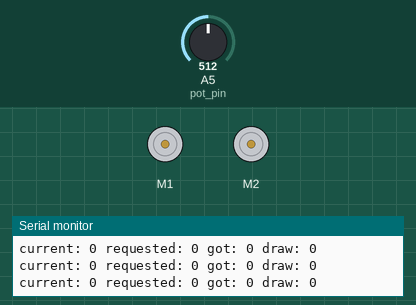
Simulated run of this sketch. Board: Arduino Uno, built with avr-gcc and run on an emulated ATmega328P. Shown: 2 × DC motor (green arrow = forward, orange = backward, longer = faster), the last lines printed to the serial monitor. The inputs (shaded band) are chosen by the test bench; at power-on: A5 (pot_pin) = 512.

Above: at 1.2 s.
1.3 s: A5 (pot_pin) set to 390
At 3.2 s:
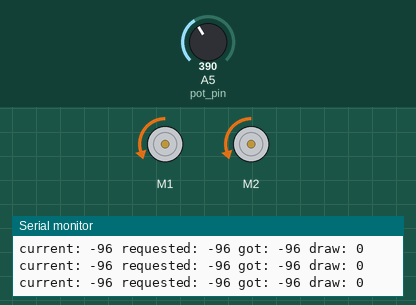
4.3 s: A5 (pot_pin) set to 306
At 5.7 s:
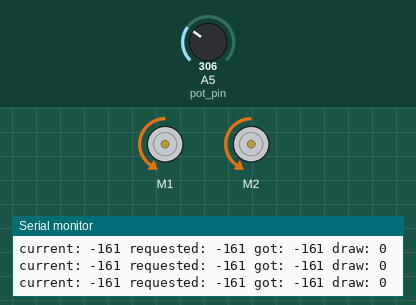
7.3 s: A5 (pot_pin) set to 122
At 9.8 s:
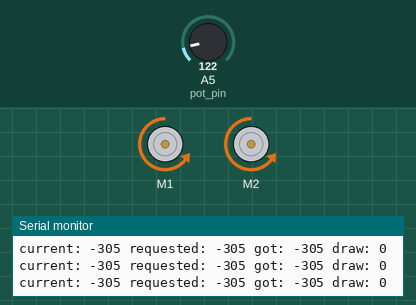
10.3 s: A5 (pot_pin) set to 0
At 12.1 s:
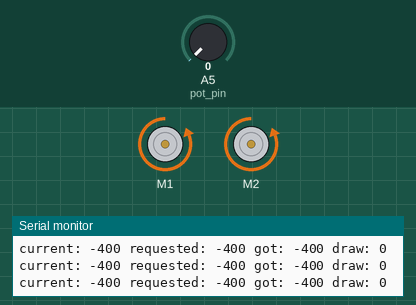
Timing chart, 0 to 13.6 s (numbered marks = the images above; inputs shaded):
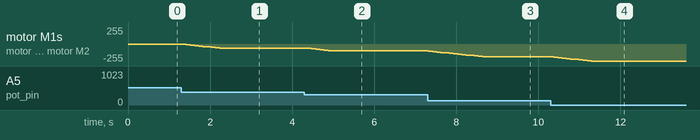

The sketch:

Cosmic_Praise_Searchlight.ino
```cpp
#include "DualVNH5019MotorShield.h"
#include <math.h>

/*
  Cosmic Praise
  Search Light Motor Controller
  Burning Man 2014
  seph@directionless.org

  This is a trivial sketch for driving a polulu shield. We're using as
  a speed controller for the search light

  Motor measures:
  15 amp inrush (to full on, no smoothing)
  2-3 amps loaded with my foot
  3-4 amps loaded with the searchlight.

  https://github.com/pololu/dual-vnh5019-motor-shield
  void setM1Speed(int speed)
  void setM2Speed(int speed)
  void setSpeeds(int m1Speed, int m2Speed)
  Speed should be between -400 and 400

  void setM1Brake(int brake)
  void setBrakes(int m1Brake, int m2Brake)
  400 is full break

 */

/*
  Motor Speed constants

  The controller is -400 - 400. We may want to limit that more
*/
#define SPEED_MAX 400
#define SPEED_MIN -400
#define MAX_DELTA 10
#define DELAY 100


int pot_pin = 5;

int current_speed = 0;
unsigned long last_speed_adjust = 0;

DualVNH5019MotorShield md;

/*
  Acceleration.

  To avoid sudden direction shifts, we implement acceleration.
  This should reduce current draw.

  This is done via a simple linedar velocity change. Basically, never
  adjust more than X units every M milliseconds.

  Converting to a nice S-curve is future work
 */

int calculateSpeedChange(int req_speed) {
  // If the difference is greater than X, step slowly.
  int delta_v = req_speed - current_speed;
  if( delta_v > 0) {
    // accelerating
    return min(MAX_DELTA, delta_v);
  }
  else {
    // de-accelerating
    return max(-MAX_DELTA, delta_v);
  }
  // WTF
  return 0;

}

void set_speed(int req_sp) {

  int sp = current_speed + calculateSpeedChange(req_sp);
  md.setSpeeds(sp, sp);

  Serial.print("current: ");
  Serial.print(current_speed);
  Serial.print(" requested: ");
  Serial.print(req_sp);
  Serial.print(" got: ");
  Serial.print(sp);
  Serial.print(" draw: ");
  Serial.print(md.getM1CurrentMilliamps());
  Serial.println();


  last_speed_adjust = millis();
  current_speed = sp;
}

void stopIfFault() {
  if (md.getM1Fault()) {
    Serial.println("M1 fault");
    while(1);
  }
  if (md.getM2Fault()) {
    Serial.println("M2 fault");
    while(1);
  }
}


void setup() {
  Serial.begin(115200);
  Serial.println("Dual VNH5019 Motor Shield");
  md.init();
  current_speed = 0;
  stopIfFault();
}


void loop() {
  delay(DELAY);
  stopIfFault();
  // analogread is 0-1023
  // motor is -400 - 400  `
  int new_speed = map(analogRead(pot_pin), 0, 1023, SPEED_MIN, SPEED_MAX);
  set_speed(new_speed);
  stopIfFault();
}
```

Measured:
- after the input at 1.3 s, motor M1, motor M2: moves from stopped to backward 61/255 over 0.91 s, starting at once
- after the input at 4.3 s, motor M1, motor M2: moves from backward 61/255 to backward 102/255 over 0.61 s, starting after 0.07 s
- after the input at 7.3 s, motor M1, motor M2: moves from backward 102/255 to backward 194/255 over 1.4 s, starting at once
- after the input at 10.3 s, motor M1, motor M2: moves from backward 194/255 to backward 255/255 over 0.92 s, starting after 0.07 s
